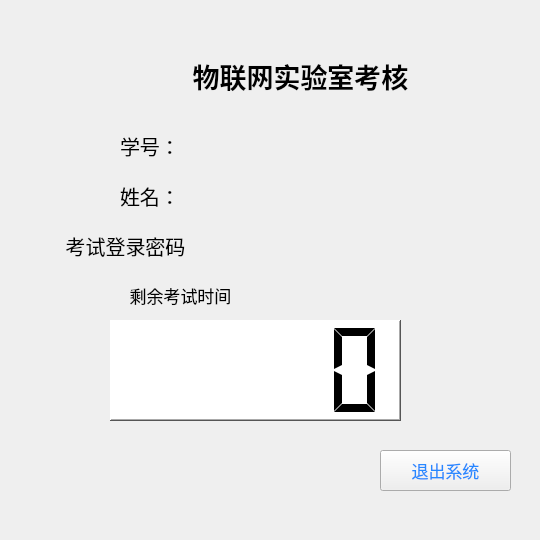
<?xml version="1.0" encoding="UTF-8"?>
<ui version="4.0">
 <class>Widget</class>
 <widget class="QWidget" name="Widget">
  <property name="geometry">
   <rect>
    <x>0</x>
    <y>0</y>
    <width>540</width>
    <height>540</height>
   </rect>
  </property>
  <property name="minimumSize">
   <size>
    <width>540</width>
    <height>540</height>
   </size>
  </property>
  <property name="maximumSize">
   <size>
    <width>540</width>
    <height>540</height>
   </size>
  </property>
  <property name="font">
   <font>
    <pointsize>9</pointsize>
   </font>
  </property>
  <property name="windowTitle">
   <string>Widget</string>
  </property>
  <widget class="QLabel" name="label">
   <property name="geometry">
    <rect>
     <x>160</x>
     <y>50</y>
     <width>281</width>
     <height>51</height>
    </rect>
   </property>
   <property name="font">
    <font>
     <pointsize>20</pointsize>
     <weight>75</weight>
     <bold>true</bold>
    </font>
   </property>
   <property name="text">
    <string>物联网实验室考核</string>
   </property>
   <property name="alignment">
    <set>Qt::AlignCenter</set>
   </property>
  </widget>
  <widget class="QStackedWidget" name="stackedWidget">
   <property name="geometry">
    <rect>
     <x>20</x>
     <y>100</y>
     <width>501</width>
     <height>431</height>
    </rect>
   </property>
   <property name="currentIndex">
    <number>3</number>
   </property>
   <widget class="QWidget" name="page">
    <widget class="QWidget" name="widget_3" native="true">
     <property name="geometry">
      <rect>
       <x>80</x>
       <y>60</y>
       <width>361</width>
       <height>161</height>
      </rect>
     </property>
     <layout class="QVBoxLayout" name="verticalLayout">
      <item>
       <widget class="QWidget" name="widget" native="true">
        <property name="sizePolicy">
         <sizepolicy hsizetype="Preferred" vsizetype="Expanding">
          <horstretch>0</horstretch>
          <verstretch>0</verstretch>
         </sizepolicy>
        </property>
        <layout class="QHBoxLayout" name="horizontalLayout">
         <item>
          <widget class="QLabel" name="label_num">
           <property name="sizePolicy">
            <sizepolicy hsizetype="Preferred" vsizetype="Expanding">
             <horstretch>0</horstretch>
             <verstretch>0</verstretch>
            </sizepolicy>
           </property>
           <property name="font">
            <font>
             <pointsize>15</pointsize>
            </font>
           </property>
           <property name="text">
            <string>学号</string>
           </property>
           <property name="alignment">
            <set>Qt::AlignCenter</set>
           </property>
          </widget>
         </item>
         <item>
          <widget class="QLineEdit" name="lineEdit_num">
           <property name="sizePolicy">
            <sizepolicy hsizetype="Expanding" vsizetype="Preferred">
             <horstretch>0</horstretch>
             <verstretch>0</verstretch>
            </sizepolicy>
           </property>
           <property name="font">
            <font>
             <pointsize>14</pointsize>
            </font>
           </property>
           <property name="styleSheet">
            <string notr="true">
border: 1px solid gray;/*设置边框的粗细，以及颜色*/
border-radius: 10px;/*设置圆角的大小*/
padding: 0 8px;/*如果没有内容光标在开始往后移动0.8像素点*/
selection-background-color: darkgray;</string>
           </property>
           <property name="maxLength">
            <number>11</number>
           </property>
          </widget>
         </item>
        </layout>
       </widget>
      </item>
      <item>
       <widget class="QWidget" name="widget_2" native="true">
        <property name="sizePolicy">
         <sizepolicy hsizetype="Preferred" vsizetype="Expanding">
          <horstretch>0</horstretch>
          <verstretch>0</verstretch>
         </sizepolicy>
        </property>
        <layout class="QHBoxLayout" name="horizontalLayout_2">
         <item>
          <widget class="QLabel" name="label_name_2">
           <property name="sizePolicy">
            <sizepolicy hsizetype="Preferred" vsizetype="Expanding">
             <horstretch>0</horstretch>
             <verstretch>0</verstretch>
            </sizepolicy>
           </property>
           <property name="font">
            <font>
             <pointsize>15</pointsize>
            </font>
           </property>
           <property name="text">
            <string>姓名</string>
           </property>
           <property name="alignment">
            <set>Qt::AlignCenter</set>
           </property>
          </widget>
         </item>
         <item>
          <widget class="QLineEdit" name="lineEdit_name">
           <property name="sizePolicy">
            <sizepolicy hsizetype="Expanding" vsizetype="Preferred">
             <horstretch>0</horstretch>
             <verstretch>0</verstretch>
            </sizepolicy>
           </property>
           <property name="font">
            <font>
             <pointsize>14</pointsize>
            </font>
           </property>
           <property name="styleSheet">
            <string notr="true">
border: 1px solid gray;/*设置边框的粗细，以及颜色*/
border-radius: 10px;/*设置圆角的大小*/
padding: 0 8px;/*如果没有内容光标在开始往后移动0.8像素点*/
selection-background-color: darkgray;</string>
           </property>
           <property name="text">
            <string/>
           </property>
           <property name="maxLength">
            <number>10</number>
           </property>
           <property name="readOnly">
            <bool>false</bool>
           </property>
           <property name="cursorMoveStyle">
            <enum>Qt::VisualMoveStyle</enum>
           </property>
          </widget>
         </item>
        </layout>
       </widget>
      </item>
     </layout>
    </widget>
    <widget class="QPushButton" name="pbn_cancel">
     <property name="geometry">
      <rect>
       <x>150</x>
       <y>300</y>
       <width>231</width>
       <height>51</height>
      </rect>
     </property>
     <property name="sizePolicy">
      <sizepolicy hsizetype="Minimum" vsizetype="Expanding">
       <horstretch>0</horstretch>
       <verstretch>0</verstretch>
      </sizepolicy>
     </property>
     <property name="font">
      <font>
       <pointsize>17</pointsize>
      </font>
     </property>
     <property name="cursor">
      <cursorShape>PointingHandCursor</cursorShape>
     </property>
     <property name="mouseTracking">
      <bool>false</bool>
     </property>
     <property name="tabletTracking">
      <bool>false</bool>
     </property>
     <property name="autoFillBackground">
      <bool>false</bool>
     </property>
     <property name="text">
      <string>退出考核系统</string>
     </property>
     <property name="autoDefault">
      <bool>false</bool>
     </property>
     <property name="flat">
      <bool>false</bool>
     </property>
    </widget>
    <widget class="QPushButton" name="pbn_log">
     <property name="geometry">
      <rect>
       <x>150</x>
       <y>232</y>
       <width>231</width>
       <height>51</height>
      </rect>
     </property>
     <property name="sizePolicy">
      <sizepolicy hsizetype="Minimum" vsizetype="Expanding">
       <horstretch>0</horstretch>
       <verstretch>0</verstretch>
      </sizepolicy>
     </property>
     <property name="font">
      <font>
       <pointsize>17</pointsize>
      </font>
     </property>
     <property name="cursor">
      <cursorShape>PointingHandCursor</cursorShape>
     </property>
     <property name="autoFillBackground">
      <bool>false</bool>
     </property>
     <property name="text">
      <string>验证学生身份</string>
     </property>
     <property name="checkable">
      <bool>false</bool>
     </property>
     <property name="checked">
      <bool>false</bool>
     </property>
     <property name="autoExclusive">
      <bool>false</bool>
     </property>
     <property name="autoDefault">
      <bool>false</bool>
     </property>
     <property name="default">
      <bool>false</bool>
     </property>
     <property name="flat">
      <bool>false</bool>
     </property>
    </widget>
   </widget>
   <widget class="QWidget" name="page_2">
    <widget class="QLabel" name="label_2">
     <property name="geometry">
      <rect>
       <x>60</x>
       <y>40</y>
       <width>281</width>
       <height>51</height>
      </rect>
     </property>
     <property name="font">
      <font>
       <pointsize>20</pointsize>
      </font>
     </property>
     <property name="styleSheet">
      <string notr="true">color: rgb(170, 0, 0);</string>
     </property>
     <property name="text">
      <string>身份验证</string>
     </property>
     <property name="alignment">
      <set>Qt::AlignCenter</set>
     </property>
    </widget>
    <widget class="QLabel" name="label_id">
     <property name="geometry">
      <rect>
       <x>50</x>
       <y>100</y>
       <width>71</width>
       <height>31</height>
      </rect>
     </property>
     <property name="font">
      <font>
       <pointsize>15</pointsize>
      </font>
     </property>
     <property name="text">
      <string>学号</string>
     </property>
     <property name="alignment">
      <set>Qt::AlignCenter</set>
     </property>
    </widget>
    <widget class="QLabel" name="label_passwd">
     <property name="geometry">
      <rect>
       <x>10</x>
       <y>250</y>
       <width>151</width>
       <height>31</height>
      </rect>
     </property>
     <property name="font">
      <font>
       <pointsize>15</pointsize>
      </font>
     </property>
     <property name="text">
      <string>考试登录密码</string>
     </property>
     <property name="alignment">
      <set>Qt::AlignCenter</set>
     </property>
    </widget>
    <widget class="QPushButton" name="pushButton_confirm">
     <property name="geometry">
      <rect>
       <x>80</x>
       <y>310</y>
       <width>331</width>
       <height>51</height>
      </rect>
     </property>
     <property name="font">
      <font>
       <pointsize>16</pointsize>
      </font>
     </property>
     <property name="styleSheet">
      <string notr="true">color: rgb(0, 85, 255)</string>
     </property>
     <property name="text">
      <string>确认信息无误</string>
     </property>
    </widget>
    <widget class="QPushButton" name="pushButton_previous">
     <property name="geometry">
      <rect>
       <x>80</x>
       <y>370</y>
       <width>161</width>
       <height>51</height>
      </rect>
     </property>
     <property name="font">
      <font>
       <pointsize>12</pointsize>
      </font>
     </property>
     <property name="text">
      <string>上一步</string>
     </property>
    </widget>
    <widget class="QPushButton" name="pushButton_exit">
     <property name="geometry">
      <rect>
       <x>250</x>
       <y>370</y>
       <width>161</width>
       <height>51</height>
      </rect>
     </property>
     <property name="font">
      <font>
       <pointsize>12</pointsize>
      </font>
     </property>
     <property name="text">
      <string>退出考试系统</string>
     </property>
    </widget>
    <widget class="QLabel" name="label_idid">
     <property name="geometry">
      <rect>
       <x>150</x>
       <y>100</y>
       <width>191</width>
       <height>31</height>
      </rect>
     </property>
     <property name="font">
      <font>
       <pointsize>15</pointsize>
      </font>
     </property>
     <property name="text">
      <string/>
     </property>
     <property name="alignment">
      <set>Qt::AlignCenter</set>
     </property>
    </widget>
    <widget class="QLabel" name="label_passwd_2">
     <property name="geometry">
      <rect>
       <x>170</x>
       <y>250</y>
       <width>171</width>
       <height>31</height>
      </rect>
     </property>
     <property name="font">
      <font>
       <pointsize>15</pointsize>
      </font>
     </property>
     <property name="text">
      <string/>
     </property>
     <property name="alignment">
      <set>Qt::AlignCenter</set>
     </property>
    </widget>
    <widget class="QLabel" name="label_name_3">
     <property name="geometry">
      <rect>
       <x>50</x>
       <y>150</y>
       <width>71</width>
       <height>31</height>
      </rect>
     </property>
     <property name="font">
      <font>
       <pointsize>15</pointsize>
      </font>
     </property>
     <property name="text">
      <string>姓名</string>
     </property>
     <property name="alignment">
      <set>Qt::AlignCenter</set>
     </property>
    </widget>
    <widget class="QLabel" name="label_namename">
     <property name="geometry">
      <rect>
       <x>150</x>
       <y>150</y>
       <width>191</width>
       <height>31</height>
      </rect>
     </property>
     <property name="font">
      <font>
       <pointsize>15</pointsize>
      </font>
     </property>
     <property name="text">
      <string/>
     </property>
     <property name="alignment">
      <set>Qt::AlignCenter</set>
     </property>
    </widget>
    <widget class="QLabel" name="label_class">
     <property name="geometry">
      <rect>
       <x>50</x>
       <y>200</y>
       <width>71</width>
       <height>31</height>
      </rect>
     </property>
     <property name="font">
      <font>
       <pointsize>15</pointsize>
      </font>
     </property>
     <property name="text">
      <string>专业</string>
     </property>
     <property name="alignment">
      <set>Qt::AlignCenter</set>
     </property>
    </widget>
    <widget class="QLabel" name="label_classclass">
     <property name="geometry">
      <rect>
       <x>150</x>
       <y>200</y>
       <width>201</width>
       <height>31</height>
      </rect>
     </property>
     <property name="font">
      <font>
       <pointsize>15</pointsize>
      </font>
     </property>
     <property name="text">
      <string/>
     </property>
     <property name="alignment">
      <set>Qt::AlignCenter</set>
     </property>
    </widget>
   </widget>
   <widget class="QWidget" name="page_3">
    <widget class="QLabel" name="label_notice">
     <property name="geometry">
      <rect>
       <x>200</x>
       <y>20</y>
       <width>111</width>
       <height>41</height>
      </rect>
     </property>
     <property name="font">
      <font>
       <pointsize>14</pointsize>
      </font>
     </property>
     <property name="styleSheet">
      <string notr="true">color:rgb(170, 0, 0)</string>
     </property>
     <property name="text">
      <string>考试须知</string>
     </property>
     <property name="alignment">
      <set>Qt::AlignCenter</set>
     </property>
    </widget>
    <widget class="QListWidget" name="listWidget">
     <property name="geometry">
      <rect>
       <x>10</x>
       <y>60</y>
       <width>481</width>
       <height>281</height>
      </rect>
     </property>
     <property name="font">
      <font>
       <pointsize>12</pointsize>
      </font>
     </property>
    </widget>
    <widget class="QPushButton" name="pushButton_begin">
     <property name="geometry">
      <rect>
       <x>30</x>
       <y>350</y>
       <width>441</width>
       <height>41</height>
      </rect>
     </property>
     <property name="font">
      <font>
       <pointsize>13</pointsize>
      </font>
     </property>
     <property name="styleSheet">
      <string notr="true">QPushButton { background-color: rgb(255, 132, 139); border-radius: 3px; color: rgb(255, 255, 255); } QPushButton:hover { background-color: rgb(245, 69, 234); }</string>
     </property>
     <property name="text">
      <string>我已完成阅读并同意考试规则</string>
     </property>
    </widget>
   </widget>
   <widget class="QWidget" name="page_4">
    <widget class="QLabel" name="label_id3">
     <property name="geometry">
      <rect>
       <x>100</x>
       <y>30</y>
       <width>61</width>
       <height>31</height>
      </rect>
     </property>
     <property name="font">
      <font>
       <pointsize>15</pointsize>
      </font>
     </property>
     <property name="text">
      <string>学号：</string>
     </property>
    </widget>
    <widget class="QLabel" name="label_name3">
     <property name="geometry">
      <rect>
       <x>100</x>
       <y>80</y>
       <width>61</width>
       <height>31</height>
      </rect>
     </property>
     <property name="font">
      <font>
       <pointsize>15</pointsize>
      </font>
     </property>
     <property name="text">
      <string>姓名：</string>
     </property>
    </widget>
    <widget class="QPushButton" name="pushButton_exit_2">
     <property name="geometry">
      <rect>
       <x>360</x>
       <y>350</y>
       <width>131</width>
       <height>41</height>
      </rect>
     </property>
     <property name="font">
      <font>
       <pointsize>13</pointsize>
      </font>
     </property>
     <property name="styleSheet">
      <string notr="true">color:rgb(39, 137, 255)</string>
     </property>
     <property name="text">
      <string>退出系统</string>
     </property>
    </widget>
    <widget class="QLabel" name="label_idid3">
     <property name="geometry">
      <rect>
       <x>190</x>
       <y>30</y>
       <width>191</width>
       <height>31</height>
      </rect>
     </property>
     <property name="font">
      <font>
       <pointsize>15</pointsize>
      </font>
     </property>
     <property name="text">
      <string/>
     </property>
     <property name="alignment">
      <set>Qt::AlignCenter</set>
     </property>
    </widget>
    <widget class="QLabel" name="label_namename3">
     <property name="geometry">
      <rect>
       <x>190</x>
       <y>80</y>
       <width>191</width>
       <height>31</height>
      </rect>
     </property>
     <property name="font">
      <font>
       <pointsize>15</pointsize>
      </font>
     </property>
     <property name="text">
      <string/>
     </property>
     <property name="alignment">
      <set>Qt::AlignCenter</set>
     </property>
    </widget>
    <widget class="QLCDNumber" name="lcdNumber">
     <property name="geometry">
      <rect>
       <x>90</x>
       <y>220</y>
       <width>291</width>
       <height>101</height>
      </rect>
     </property>
     <property name="styleSheet">
      <string notr="true">background-color:white</string>
     </property>
     <property name="frameShape">
      <enum>QFrame::WinPanel</enum>
     </property>
     <property name="mode">
      <enum>QLCDNumber::Dec</enum>
     </property>
     <property name="segmentStyle">
      <enum>QLCDNumber::Flat</enum>
     </property>
    </widget>
    <widget class="QLabel" name="label_3">
     <property name="geometry">
      <rect>
       <x>90</x>
       <y>180</y>
       <width>141</width>
       <height>31</height>
      </rect>
     </property>
     <property name="font">
      <font>
       <pointsize>13</pointsize>
      </font>
     </property>
     <property name="text">
      <string>剩余考试时间</string>
     </property>
     <property name="alignment">
      <set>Qt::AlignCenter</set>
     </property>
    </widget>
    <widget class="QLabel" name="label_passwd_3">
     <property name="geometry">
      <rect>
       <x>30</x>
       <y>130</y>
       <width>151</width>
       <height>31</height>
      </rect>
     </property>
     <property name="font">
      <font>
       <pointsize>15</pointsize>
      </font>
     </property>
     <property name="text">
      <string>考试登录密码</string>
     </property>
     <property name="alignment">
      <set>Qt::AlignCenter</set>
     </property>
    </widget>
    <widget class="QLabel" name="label_passwd_4">
     <property name="geometry">
      <rect>
       <x>200</x>
       <y>130</y>
       <width>181</width>
       <height>31</height>
      </rect>
     </property>
     <property name="font">
      <font>
       <pointsize>15</pointsize>
      </font>
     </property>
     <property name="text">
      <string/>
     </property>
     <property name="alignment">
      <set>Qt::AlignCenter</set>
     </property>
    </widget>
   </widget>
  </widget>
 </widget>
 <layoutdefault spacing="6" margin="11"/>
 <resources/>
 <connections/>
</ui>
